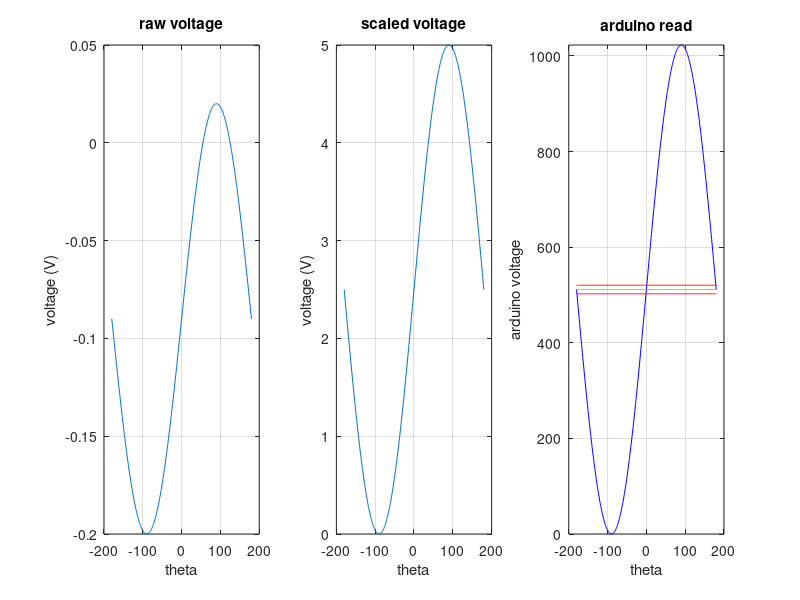

The MATLAB source for this figure: (Note: this script raises an error after producing the figure.)
%% offset gain amplifier

%% 1. Introduction - voltage level inputs
Vref = 9; % voltage level of stable reference
Voutfs = 5; % full-scale output voltage
Voutzs = 0; % zero-scale output voltage
Vinfs = .02; % full-scale input voltage
Vinzs = -.2; % zero-scale input voltage
Vinmid = (Vinfs+Vinzs)/2; % mid level input voltage
VinAmp = Vinfs-Vinmid;

%% 2. Determining the type of function - solving for m and b
m = (Voutfs - Voutzs)/(Vinfs - Vinzs);
b = Voutzs - m*Vinzs;

%% 3. Positive m and positive b

% -- inputs
R1 = 2200; % choose R1
Rf = 22000; % choose Rf
R2 = Vref * R1 * m / b; % calculate R2
Rg = R2 * Rf/ (m*(R1+R2)-R2); % calculate Rg

%% 4. make plots
theta = -180:1:180;
V = VinAmp*sin(theta*pi/180) + Vinmid;

figure(1), subplot(1,3,1), plot(theta,V); title('raw voltage'); grid on;
xlabel('theta'), ylabel('voltage (V)');

V5 = m*V+b;
figure(1), subplot(1,3,2), plot(theta, V5); title('scaled voltage'); grid on;
xlabel('theta'), ylabel('voltage (V)'); ylim([0 5])

Vard = V5/5*1023;
%figure(1), subplot(1,3,3), plot(theta, Vard); title('arduino read'); grid on;
%xlabel('theta'), ylabel('arduino voltage (0-1023)');

steady = Vard(theta == 0);
plusone = Vard(theta == 1);
minusone = Vard(theta == -1);
plustwo = Vard(theta == 45);
minustwo = Vard(theta == -45);

figure(1), subplot(1,3,3), 
plot(theta, Vard, 'b', theta, steady*ones(1,length(theta)), 'g', ... 
    theta, plusone*ones(1,length(theta)), 'r', ... 
    theta, minusone*ones(1,length(theta)), 'r');
title('arduino read'), grid on; xlabel('theta'), ylabel('arduino voltage'),
ylim([0 1023])

%% 5. output table
T = table(m, b, R2, Rg, minusone, steady, plusone)%, plustwo, minustwo)